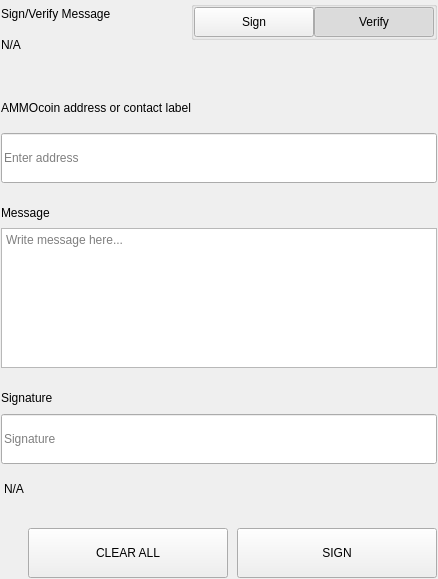
<?xml version="1.0" encoding="UTF-8"?>
<ui version="4.0">
 <class>SettingsSignMessageWidgets</class>
 <widget class="QWidget" name="SettingsSignMessageWidgets">
  <property name="geometry">
   <rect>
    <x>0</x>
    <y>0</y>
    <width>438</width>
    <height>579</height>
   </rect>
  </property>
  <property name="windowTitle">
   <string notr="true">N/A</string>
  </property>
  <layout class="QVBoxLayout" name="verticalLayout">
   <property name="spacing">
    <number>0</number>
   </property>
   <property name="leftMargin">
    <number>0</number>
   </property>
   <property name="topMargin">
    <number>0</number>
   </property>
   <property name="rightMargin">
    <number>0</number>
   </property>
   <property name="bottomMargin">
    <number>0</number>
   </property>
   <item>
    <widget class="QWidget" name="left" native="true">
     <layout class="QVBoxLayout" name="verticalLayout_3">
      <property name="leftMargin">
       <number>0</number>
      </property>
      <property name="topMargin">
       <number>0</number>
      </property>
      <property name="rightMargin">
       <number>0</number>
      </property>
      <property name="bottomMargin">
       <number>0</number>
      </property>
      <item>
       <widget class="QWidget" name="container_sign" native="true">
        <layout class="QVBoxLayout" name="verticalLayout_2">
         <property name="spacing">
          <number>0</number>
         </property>
         <property name="leftMargin">
          <number>1</number>
         </property>
         <property name="topMargin">
          <number>1</number>
         </property>
         <property name="rightMargin">
          <number>1</number>
         </property>
         <property name="bottomMargin">
          <number>1</number>
         </property>
         <item>
          <layout class="QHBoxLayout" name="horizontalLayout_3" stretch="3,1">
           <property name="spacing">
            <number>40</number>
           </property>
           <item>
            <layout class="QVBoxLayout" name="verticalLayoutTitle">
             <property name="spacing">
              <number>5</number>
             </property>
             <item>
              <widget class="QLabel" name="labelTitle">
               <property name="text">
                <string>Sign/Verify Message</string>
               </property>
              </widget>
             </item>
             <item>
              <widget class="QLabel" name="labelSubtitle1">
               <property name="text">
                <string notr="true">N/A</string>
               </property>
               <property name="wordWrap">
                <bool>true</bool>
               </property>
              </widget>
             </item>
            </layout>
           </item>
           <item alignment="Qt::AlignRight|Qt::AlignTop">
            <widget class="QWidget" name="containerSwitch" native="true">
             <property name="styleSheet">
              <string notr="true">#containerSwitch{
	padding-top:9px;
}</string>
             </property>
             <layout class="QVBoxLayout" name="verticalLayout_6">
              <property name="spacing">
               <number>4</number>
              </property>
              <property name="leftMargin">
               <number>0</number>
              </property>
              <property name="topMargin">
               <number>0</number>
              </property>
              <property name="rightMargin">
               <number>0</number>
              </property>
              <property name="bottomMargin">
               <number>0</number>
              </property>
              <item alignment="Qt::AlignRight">
               <widget class="QGroupBox" name="groupBox">
                <property name="sizePolicy">
                 <sizepolicy hsizetype="Fixed" vsizetype="Preferred">
                  <horstretch>0</horstretch>
                  <verstretch>0</verstretch>
                 </sizepolicy>
                </property>
                <property name="title">
                 <string/>
                </property>
                <property name="alignment">
                 <set>Qt::AlignRight|Qt::AlignTop|Qt::AlignTrailing</set>
                </property>
                <layout class="QHBoxLayout" name="horizontalLayout_4">
                 <property name="spacing">
                  <number>0</number>
                 </property>
                 <property name="leftMargin">
                  <number>0</number>
                 </property>
                 <property name="topMargin">
                  <number>0</number>
                 </property>
                 <property name="rightMargin">
                  <number>0</number>
                 </property>
                 <property name="bottomMargin">
                  <number>0</number>
                 </property>
                 <item>
                  <widget class="QPushButton" name="pushSign">
                   <property name="minimumSize">
                    <size>
                     <width>120</width>
                     <height>30</height>
                    </size>
                   </property>
                   <property name="maximumSize">
                    <size>
                     <width>120</width>
                     <height>30</height>
                    </size>
                   </property>
                   <property name="focusPolicy">
                    <enum>Qt::NoFocus</enum>
                   </property>
                   <property name="text">
                    <string>Sign</string>
                   </property>
                   <property name="checkable">
                    <bool>true</bool>
                   </property>
                   <property name="autoExclusive">
                    <bool>true</bool>
                   </property>
                  </widget>
                 </item>
                 <item>
                  <widget class="QPushButton" name="pushVerify">
                   <property name="minimumSize">
                    <size>
                     <width>120</width>
                     <height>30</height>
                    </size>
                   </property>
                   <property name="maximumSize">
                    <size>
                     <width>120</width>
                     <height>30</height>
                    </size>
                   </property>
                   <property name="focusPolicy">
                    <enum>Qt::NoFocus</enum>
                   </property>
                   <property name="text">
                    <string>Verify</string>
                   </property>
                   <property name="checkable">
                    <bool>true</bool>
                   </property>
                   <property name="checked">
                    <bool>true</bool>
                   </property>
                   <property name="autoExclusive">
                    <bool>true</bool>
                   </property>
                  </widget>
                 </item>
                </layout>
               </widget>
              </item>
              <item alignment="Qt::AlignHCenter|Qt::AlignTop">
               <widget class="QLabel" name="labelSubtitleSwitch">
                <property name="text">
                 <string/>
                </property>
                <property name="alignment">
                 <set>Qt::AlignRight|Qt::AlignTrailing|Qt::AlignVCenter</set>
                </property>
               </widget>
              </item>
             </layout>
            </widget>
           </item>
          </layout>
         </item>
         <item>
          <spacer name="verticalSpacer_2">
           <property name="orientation">
            <enum>Qt::Vertical</enum>
           </property>
           <property name="sizeType">
            <enum>QSizePolicy::Fixed</enum>
           </property>
           <property name="sizeHint" stdset="0">
            <size>
             <width>20</width>
             <height>40</height>
            </size>
           </property>
          </spacer>
         </item>
         <item>
          <widget class="QWidget" name="containerAddress" native="true">
           <property name="sizePolicy">
            <sizepolicy hsizetype="Preferred" vsizetype="Fixed">
             <horstretch>0</horstretch>
             <verstretch>0</verstretch>
            </sizepolicy>
           </property>
           <layout class="QVBoxLayout" name="verticalLayout_5" stretch="0,0">
            <property name="spacing">
             <number>15</number>
            </property>
            <property name="leftMargin">
             <number>0</number>
            </property>
            <property name="topMargin">
             <number>0</number>
            </property>
            <property name="rightMargin">
             <number>0</number>
            </property>
            <property name="bottomMargin">
             <number>0</number>
            </property>
            <item>
             <widget class="QLabel" name="labelSubtitleAddress">
              <property name="minimumSize">
               <size>
                <width>0</width>
                <height>20</height>
               </size>
              </property>
              <property name="maximumSize">
               <size>
                <width>16777215</width>
                <height>20</height>
               </size>
              </property>
              <property name="text">
               <string>AMMOcoin address or contact label</string>
              </property>
             </widget>
            </item>
            <item>
             <widget class="QLineEdit" name="addressIn_SM">
              <property name="minimumSize">
               <size>
                <width>0</width>
                <height>50</height>
               </size>
              </property>
              <property name="maximumSize">
               <size>
                <width>16777215</width>
                <height>50</height>
               </size>
              </property>
              <property name="placeholderText">
               <string>Enter address</string>
              </property>
             </widget>
            </item>
           </layout>
          </widget>
         </item>
         <item>
          <spacer name="verticalSpacer_3">
           <property name="orientation">
            <enum>Qt::Vertical</enum>
           </property>
           <property name="sizeType">
            <enum>QSizePolicy::Fixed</enum>
           </property>
           <property name="sizeHint" stdset="0">
            <size>
             <width>20</width>
             <height>20</height>
            </size>
           </property>
          </spacer>
         </item>
         <item>
          <layout class="QVBoxLayout" name="verticalLayout_9">
           <property name="spacing">
            <number>5</number>
           </property>
           <item>
            <widget class="QLabel" name="labelSubtitleMessage">
             <property name="minimumSize">
              <size>
               <width>0</width>
               <height>20</height>
              </size>
             </property>
             <property name="maximumSize">
              <size>
               <width>16777215</width>
               <height>20</height>
              </size>
             </property>
             <property name="text">
              <string>Message</string>
             </property>
            </widget>
           </item>
           <item>
            <widget class="QPlainTextEdit" name="messageIn_SM">
             <property name="minimumSize">
              <size>
               <width>0</width>
               <height>140</height>
              </size>
             </property>
             <property name="maximumSize">
              <size>
               <width>16777215</width>
               <height>140</height>
              </size>
             </property>
             <property name="placeholderText">
              <string>Write message here...</string>
             </property>
            </widget>
           </item>
          </layout>
         </item>
         <item>
          <spacer name="verticalSpacer_4">
           <property name="orientation">
            <enum>Qt::Vertical</enum>
           </property>
           <property name="sizeType">
            <enum>QSizePolicy::Fixed</enum>
           </property>
           <property name="sizeHint" stdset="0">
            <size>
             <width>20</width>
             <height>20</height>
            </size>
           </property>
          </spacer>
         </item>
         <item>
          <widget class="QWidget" name="widget" native="true">
           <property name="minimumSize">
            <size>
             <width>0</width>
             <height>75</height>
            </size>
           </property>
           <property name="maximumSize">
            <size>
             <width>16777215</width>
             <height>16777215</height>
            </size>
           </property>
           <layout class="QVBoxLayout" name="verticalLayout_4">
            <property name="leftMargin">
             <number>0</number>
            </property>
            <property name="topMargin">
             <number>0</number>
            </property>
            <property name="rightMargin">
             <number>0</number>
            </property>
            <property name="bottomMargin">
             <number>0</number>
            </property>
            <item>
             <widget class="QLabel" name="labelSubtitleSignature">
              <property name="minimumSize">
               <size>
                <width>0</width>
                <height>20</height>
               </size>
              </property>
              <property name="maximumSize">
               <size>
                <width>16777215</width>
                <height>20</height>
               </size>
              </property>
              <property name="text">
               <string>Signature</string>
              </property>
             </widget>
            </item>
            <item>
             <widget class="QLineEdit" name="signatureOut_SM">
              <property name="minimumSize">
               <size>
                <width>0</width>
                <height>50</height>
               </size>
              </property>
              <property name="placeholderText">
               <string>Signature</string>
              </property>
             </widget>
            </item>
           </layout>
          </widget>
         </item>
         <item>
          <widget class="QLabel" name="statusLabel_SM">
           <property name="styleSheet">
            <string notr="true">padding-top:5px;</string>
           </property>
           <property name="text">
            <string notr="true">N/A</string>
           </property>
          </widget>
         </item>
         <item>
          <spacer name="verticalSpacer">
           <property name="orientation">
            <enum>Qt::Vertical</enum>
           </property>
           <property name="sizeType">
            <enum>QSizePolicy::Fixed</enum>
           </property>
           <property name="sizeHint" stdset="0">
            <size>
             <width>20</width>
             <height>20</height>
            </size>
           </property>
          </spacer>
         </item>
         <item>
          <layout class="QHBoxLayout" name="horizontalLayout_7">
           <property name="spacing">
            <number>9</number>
           </property>
           <item>
            <spacer name="horizontalSpacer_5">
             <property name="orientation">
              <enum>Qt::Horizontal</enum>
             </property>
             <property name="sizeType">
              <enum>QSizePolicy::Expanding</enum>
             </property>
             <property name="sizeHint" stdset="0">
              <size>
               <width>40</width>
               <height>20</height>
              </size>
             </property>
            </spacer>
           </item>
           <item>
            <widget class="QPushButton" name="pushButtonClear">
             <property name="minimumSize">
              <size>
               <width>200</width>
               <height>50</height>
              </size>
             </property>
             <property name="focusPolicy">
              <enum>Qt::NoFocus</enum>
             </property>
             <property name="text">
              <string>CLEAR ALL</string>
             </property>
            </widget>
           </item>
           <item>
            <widget class="QPushButton" name="pushButtonSave">
             <property name="minimumSize">
              <size>
               <width>200</width>
               <height>50</height>
              </size>
             </property>
             <property name="maximumSize">
              <size>
               <width>200</width>
               <height>50</height>
              </size>
             </property>
             <property name="focusPolicy">
              <enum>Qt::NoFocus</enum>
             </property>
             <property name="text">
              <string>SIGN</string>
             </property>
            </widget>
           </item>
          </layout>
         </item>
        </layout>
       </widget>
      </item>
     </layout>
    </widget>
   </item>
  </layout>
 </widget>
 <resources/>
 <connections/>
</ui>
